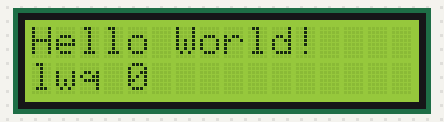
Bench run of a program on a simulated Arduino Nano, built with avr-gcc and run on an emulated ATmega328P. On the bench: 16×2 character LCD.

Above: at 0.1 s.
At 4.1 s:
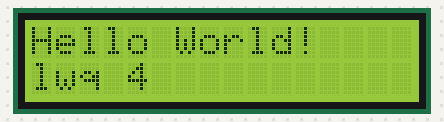
At 9.1 s:
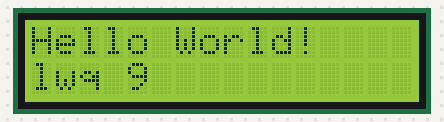
At 19.1 s:
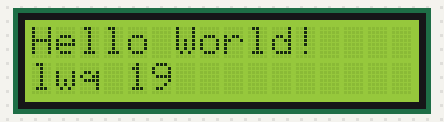
At 29.1 s:
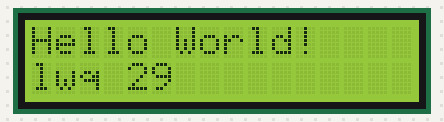
At 39.1 s:
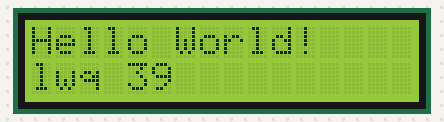

Measured:
- what the display in image 1 shows lasts 1.0 s, from 4.0 s to 5.0 s

The program:

main.cpp
```cpp
#include <Arduino.h>
#include <LiquidCrystal.h>
#include <Wire.h>

int rs = 3, en = 2, d4 = 4, d5 = 5, d6 = 6, d7 = 7;
LiquidCrystal lcd(rs, en, d4, d5, d6, d7); // 初始化几个LCD需要使用的引脚，这里面的“rs”“en”等应换成你所连的引脚

void setup()
{
    lcd.begin(16, 2);          //   初始化lcd ，并定义LCD1602的规格
    lcd.setCursor(0, 0);       //   设置指针 在x=0，y=0的位置
    lcd.print("Hello World!"); //   lcd 显示字符串
    lcd.setCursor(0, 1);
    lcd.print("lwq");
}
void loop()
{
    lcd.setCursor(4, 1);        // 把光标设置在0列1行(第2行开头)上
    lcd.print(millis() / 1000); // 把系统运行的时间打到屏幕上
}
```
